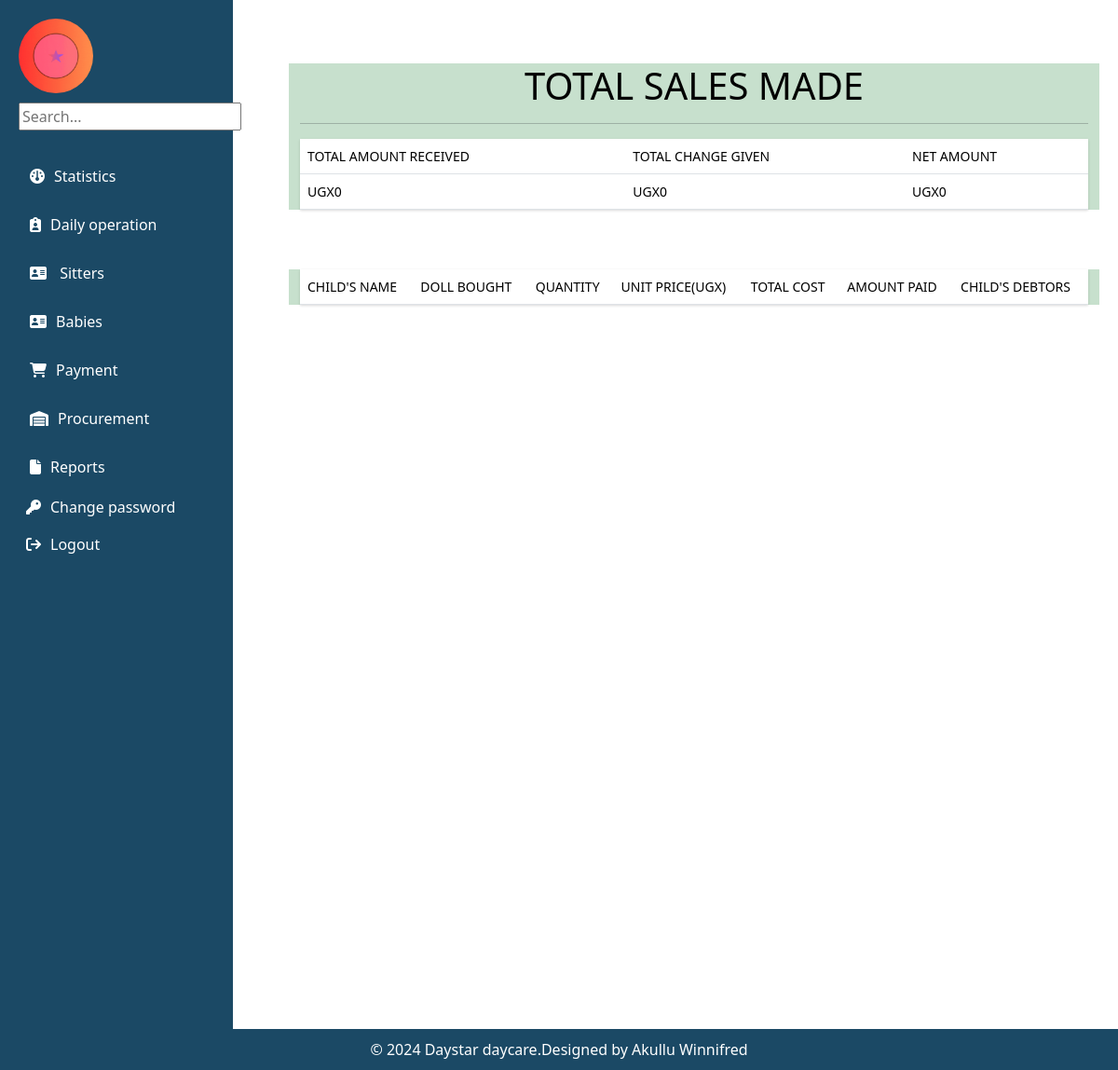
The page /all_sales/ (signed in) on the database as committed earlier.
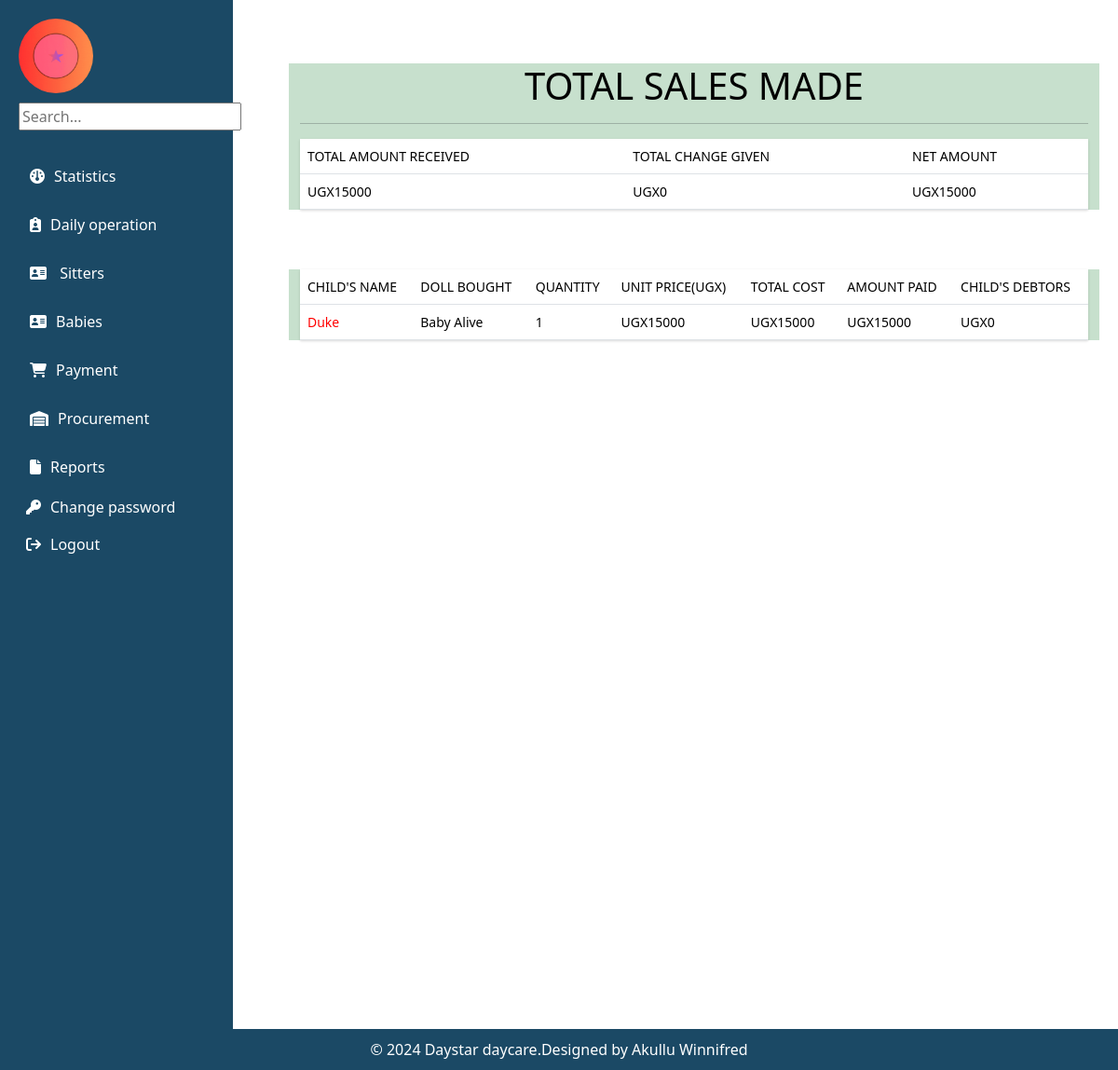
The same page on the database as committed later.
### myapp/models.py (models this page shows)
class Salesrecord(models.Model):
    doll=models.ForeignKey(Doll,  on_delete=models.CASCADE,null=False, blank=False)
    baby_name=models.CharField(max_length=200)
    paid_by=models.CharField(max_length=200,null=True,blank=True)
    quantity_sold=models.IntegerField(default=0)
    amount_received=models.IntegerField(default=0)
    sale_date=models.DateField(default=timezone.now)
    unit_price=models.IntegerField(default=0)
    def get_total(self):
        total= self.quantity_sold * self.unit_price
        return int( total)
    def get_change(self):
        change= self.get_total() - self.amount_received
        return int(change)#sales is linked to products

class Doll(models.Model):
    c_doll=models.ForeignKey(Category_doll, on_delete=models.CASCADE,null=True, blank=True)
    name_of_the_doll =models.CharField(max_length=200,null=True, blank=True)
    quantity=models.IntegerField(default=0)
    color=models.CharField(max_length=200, null=True,blank=True)
    size=models.CharField(max_length=200,null=True,blank=True)
    issued_quantity=models.IntegerField(default=0,blank=True,null=True)
    received_quantity=models.IntegerField(default=0,null=True,blank=True)
    Unit_price=models.IntegerField(default=0,null=True, blank=True)
    date=models.DateField(default=timezone.now)
    def __str__(self):
        return self.name_of_the_doll

### myapp/views.py (the view)
# urls.py: path('all_sales/',views.all_sales,name='all_sales'),
@login_required
def all_sales(request):
    sales=Salesrecord.objects.all()
    total=sum([items.amount_received for items in sales])
    change=sum([items.get_change() for items in sales])
    net=total-change
    return render(request,'dolls/all_sales.html',{'sales':sales,'total':total,'change':change,'net':net})

### myapp/templates/dolls/all_sales.html
{% extends 'base.html'%} {% block content%}
<br></br>
<div class="container" style=" background-color: rgba(153, 198, 165, 0.55);">
    <h1 class="text-center" style="color: black;">TOTAL SALES MADE</h1>
 <hr>
  <table class="table">
    <thead class="thead-dark">
      <tr>
        <th scope="col">Total Amount Received</th>
        <th scope="col">Total change Given</th>
        <th scope="col">Net Amount</th>
      </tr>
    </thead>
    <tbody>
      <tr>
        <td>UGX{{total}}</td>
        <td>UGX{{change}}</td>
        <td>UGX{{net}}</td>
      </tr>
    </tbody>
  </table>
</div>
<br><br>
<div class="container" style=" background-color: rgba(153, 198, 165, 0.55);">
  <table class="table">
    <thead class="thead-dark">
      <tr>
        <th scope="col">child's name</th>
        <th scope="col">Doll Bought</th>
        <th scope="col">Quantity</th>
        <th scope="col">Unit Price(UGX)</th>
        <th scope="col">Total Cost</th>
        <th scope="col">Amount Paid</th>
        <th scope="col">child's Debtors</th>
      </tr>
    </thead>
    {% for sale in sales %}
    <tbody>
      <tr>
        <td style="color:red;">{{sale.baby_name | title}}</td>
        <td>{{sale.doll | title}}</td>
        <td>{{sale.quantity_sold}}</td>
        <td>UGX{{sale.unit_price}}</td>
        <td>UGX{{sale.get_total}}</td>
        <td>UGX{{sale.amount_received}}</td>
        <td>UGX{{sale.get_change}}</td>
      </tr>
    </tbody>
    {% endfor %}
  </table>
</div>
{% endblock%}

Rows that differ between the two databases and show on the page:
added Salesrecord: baby_name "Duke", doll "Baby Alive", quantity_sold "1", unit_price "15000", get_total "15000", amount_received "15000", get_change "0"
Other text that changed with them:
{{ total }}: "0" → "15000"
{{ net }}: "0" → "15000"
